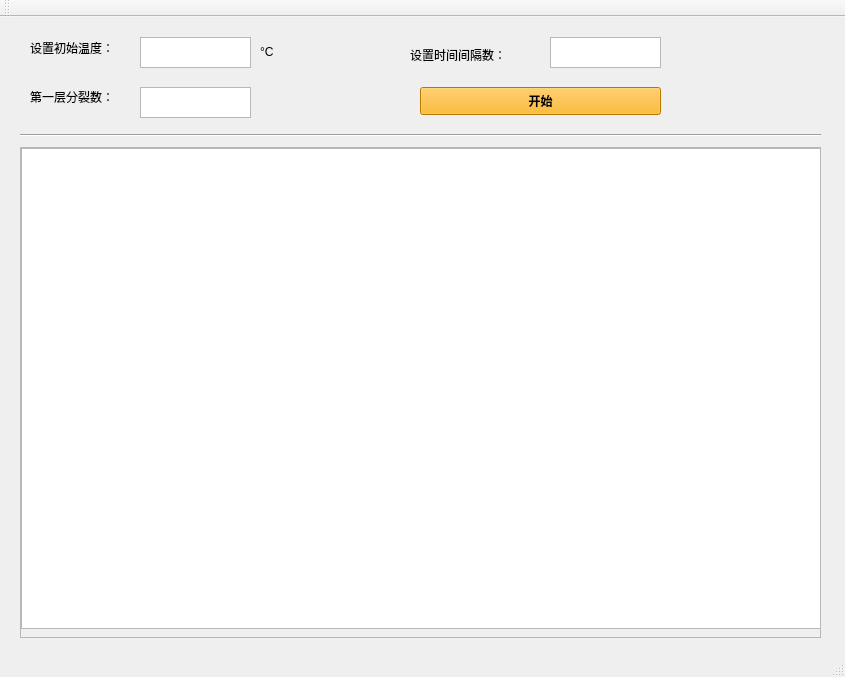
<?xml version="1.0" encoding="UTF-8"?>
<ui version="4.0">
 <class>MainWindow</class>
 <widget class="QMainWindow" name="MainWindow">
  <property name="geometry">
   <rect>
    <x>0</x>
    <y>0</y>
    <width>845</width>
    <height>677</height>
   </rect>
  </property>
  <property name="windowTitle">
   <string>MainWindow</string>
  </property>
  <widget class="QWidget" name="centralWidget">
   <widget class="QLabel" name="label_initial_T">
    <property name="geometry">
     <rect>
      <x>30</x>
      <y>20</y>
      <width>121</width>
      <height>21</height>
     </rect>
    </property>
    <property name="text">
     <string>设置初始温度：</string>
    </property>
   </widget>
   <widget class="QLabel" name="label_time_segment">
    <property name="geometry">
     <rect>
      <x>410</x>
      <y>30</y>
      <width>131</width>
      <height>16</height>
     </rect>
    </property>
    <property name="text">
     <string>设置时间间隔数：</string>
    </property>
   </widget>
   <widget class="QPlainTextEdit" name="initial_T">
    <property name="geometry">
     <rect>
      <x>140</x>
      <y>20</y>
      <width>111</width>
      <height>31</height>
     </rect>
    </property>
   </widget>
   <widget class="QPlainTextEdit" name="time_segment">
    <property name="geometry">
     <rect>
      <x>550</x>
      <y>20</y>
      <width>111</width>
      <height>31</height>
     </rect>
    </property>
   </widget>
   <widget class="QLabel" name="label_first_layer_num">
    <property name="geometry">
     <rect>
      <x>30</x>
      <y>70</y>
      <width>101</width>
      <height>20</height>
     </rect>
    </property>
    <property name="text">
     <string>第一层分裂数：</string>
    </property>
   </widget>
   <widget class="QPlainTextEdit" name="first_layer_num">
    <property name="geometry">
     <rect>
      <x>140</x>
      <y>70</y>
      <width>111</width>
      <height>31</height>
     </rect>
    </property>
   </widget>
   <widget class="QPushButton" name="exec_button">
    <property name="geometry">
     <rect>
      <x>420</x>
      <y>70</y>
      <width>241</width>
      <height>28</height>
     </rect>
    </property>
    <property name="font">
     <font>
      <weight>75</weight>
      <italic>false</italic>
      <bold>true</bold>
      <kerning>false</kerning>
     </font>
    </property>
    <property name="styleSheet">
     <string notr="true">background-color: rgb(255, 170, 0);</string>
    </property>
    <property name="text">
     <string>开始</string>
    </property>
   </widget>
   <widget class="Line" name="line">
    <property name="geometry">
     <rect>
      <x>20</x>
      <y>110</y>
      <width>801</width>
      <height>16</height>
     </rect>
    </property>
    <property name="orientation">
     <enum>Qt::Horizontal</enum>
    </property>
   </widget>
   <widget class="QLabel" name="label_c">
    <property name="geometry">
     <rect>
      <x>260</x>
      <y>24</y>
      <width>72</width>
      <height>21</height>
     </rect>
    </property>
    <property name="text">
     <string>°C</string>
    </property>
   </widget>
   <widget class="QScrollArea" name="scrollArea">
    <property name="geometry">
     <rect>
      <x>20</x>
      <y>130</y>
      <width>801</width>
      <height>491</height>
     </rect>
    </property>
    <property name="widgetResizable">
     <bool>true</bool>
    </property>
    <widget class="QWidget" name="scrollAreaWidgetContents">
     <property name="geometry">
      <rect>
       <x>0</x>
       <y>0</y>
       <width>799</width>
       <height>489</height>
      </rect>
     </property>
     <widget class="QTextEdit" name="content">
      <property name="geometry">
       <rect>
        <x>0</x>
        <y>0</y>
        <width>801</width>
        <height>481</height>
       </rect>
      </property>
     </widget>
    </widget>
   </widget>
  </widget>
  <widget class="QMenuBar" name="menuBar">
   <property name="geometry">
    <rect>
     <x>0</x>
     <y>0</y>
     <width>845</width>
     <height>26</height>
    </rect>
   </property>
  </widget>
  <widget class="QToolBar" name="mainToolBar">
   <attribute name="toolBarArea">
    <enum>TopToolBarArea</enum>
   </attribute>
   <attribute name="toolBarBreak">
    <bool>false</bool>
   </attribute>
  </widget>
  <widget class="QStatusBar" name="statusBar"/>
 </widget>
 <layoutdefault spacing="6" margin="11"/>
 <resources/>
 <connections/>
</ui>
